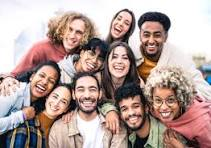
#> input picture images/download (3).jpeg, 211 x 148 px, found by its file name
$ python app.py
#> lines starting #> are read from the running program, lines starting #| are printed output that depends on the picture; after the words box and inside, x2 and y2 are one past the last pixel; in counts of white or black regions, pixels touching at a corner belong together
import cv2 as cv

img = cv.imread('images\download (3).jpeg')
#> img is the input picture: shape (148, 211, 3); mean B, G, R 153.2, 158.7, 179.8
#cv.imshow('Image', img)
gray = cv.cvtColor(img, cv.COLOR_BGR2GRAY)
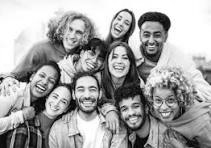
#> gray: shape (148, 211); min 0, max 255, mean 164.4
#cv.imshow('Gray', gray)


haar_cascade = cv.CascadeClassifier('detect.xml')

faces_rect = haar_cascade.detectMultiScale(gray, scaleFactor=1.1, minNeighbors=1)
#> faces_rect = [[60, 20, 27, 27], [106, 47, 28, 28], [149, 88, 32, 32], [93, 103, 26, 26], [71, 77, 32, 32], [115, 96, 31, 31], [134, 20, 36, 36]]

print(len(faces_rect))
#| 7

for (x,y,w,h) in faces_rect:
    cv.rectangle(img, (x,y), (x+w, y+h), (0,0,255), thickness=3)
#> this loop made 7 passes
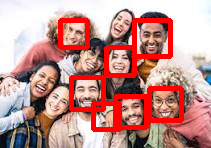
#> img: shape (148, 211, 3); 12.53% of pixels changed, all inside (x1, y1, x2, y2) = (58, 18, 184, 132)

cv.imshow('Image', img)

cv.waitKey(0)
